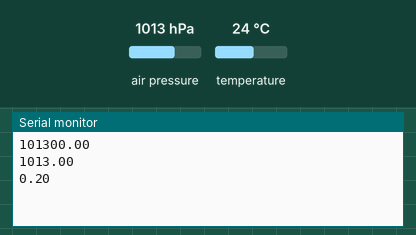
Recording of a program running on a simulated Arduino Nano, built for the host (arithmetic inside an expression is 32-bit, double 64-bit). Shown: the last lines printed to the serial monitor. Inputs (shaded band) come from the test bench; at power-on: air pressure 1013 hPa, temperature 24 °C.

Above: at 1.2 s.
1.3 s: air pressure set to 952 hPa
At 2.5 s:
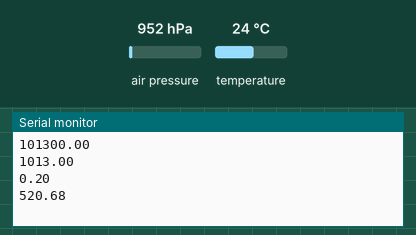
2.8 s: air pressure set to 975 hPa
At 10.0 s:
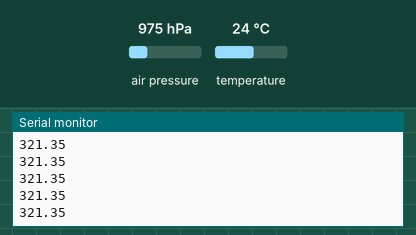
Timing chart, 0 to 10.3 s (numbered marks = the images above; inputs shaded):
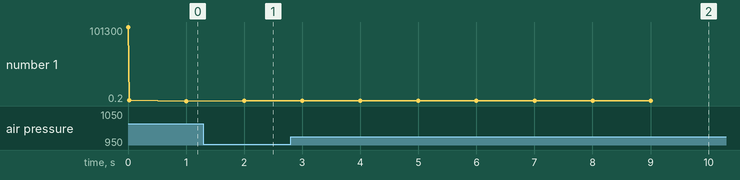

Measured:
- after the input at 1.3 s, the serial monitor: prints a new line after 0.70 s (image 1)
- after the input at 2.8 s, the serial monitor: prints a new line after 0.20 s (image 2)
- plotted number 1: 0.2 → 520.68 after the input at 1.3 s, 520.68 → 321.35 after the input at 2.8 s

The program:

main.cpp
```cpp
#include <Arduino.h>
#include "BME280.h"

float dataBMEFunc();
BME bme;

float bmpBasePressure, pres;

void setup()
{
  Wire.begin();
  Serial.begin(9600);
  bme.begin();
  bme.getTemperature();
  Serial.println(bme.getPressure()); // debug
  bme.setCurrentPressure();
  while(bme.getPressure()) // wait for the sensor to get a reading
  {
    if(bme.getPressure() != 0)
    {
      bmpBasePressure = bme.getPressure() / 100.0F;
      break;
    }
  }
  Serial.println(bmpBasePressure); // debug
}

void loop()
{
  dataBMEFunc();
  pres = bme.getPressure();

  if(millis() % 1000 == 0)
  {
    Serial.println(dataBMEFunc());
  }
}

float dataBMEFunc()
{
    return (44300 * (1 - pow( (bme.getPressure())/100.0F / bmpBasePressure, (1 / 5.255)))) + 0.2;
}
```

bme280.h
```cpp
#ifndef BME280_h
#define BME280_h

#include "SparkFunBME280.h"

class BME
{
private:
    BME280 bme;

public:
    BME();
    void begin();
    void setCurrentPressure();
    float getTemperature();
    float getPressure();
    float getAltitude();
};

#endif
```

bme280.cpp
```cpp
#include "BME280.h"

BME::BME() : bme(BME280())
{
  bme.setI2CAddress(0x76);
}

void BME::begin()
{
  if (bme.beginI2C(Wire) == false) // Begin communication over I2C
  {
    Serial.println("The sensor did not respond. Please check wiring.");
  }
  bme.setFilter(3);
  bme.setHumidityOverSample(0);
  bme.setPressureOverSample(3);
}

float BME::getTemperature()
{
  return bme.readTempC();
}

float BME::getPressure()
{
  return bme.readFloatPressure();
}

void BME::setCurrentPressure()
{
  int i = 0;
  while (i < 10)
  {
    bme.setReferencePressure(bme.readFloatPressure());
    i++;
  }
}

float BME::getAltitude()
{
  return bme.readFloatAltitudeMeters();
}
```
